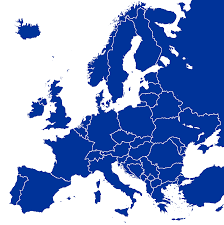
#> input picture Pro - P02_Solucionari/img/map.png, 224 x 225 px
$ jupyter execute --allow-errors P02_Graph_solucionari.ipynb   (shell and % lines are left out)
#> lines starting #> are read from the running program, lines starting #| are printed output that depends on the picture; after the words box and inside, x2 and y2 are one past the last pixel; in counts of white or black regions, pixels touching at a corner belong together
<div style="padding:30px; color: white; background-color: #0071CD">
<center>
</img>
<center>
<h1>Algorísmica Avançada</h1>
<h2>Problemes 2 - Algorismes sobre grafs</h2>
</center>
</div>

[cell 1]
from IPython.display import display, HTML
display(HTML("<style>.container { width:100% !important; }</style>"))

[cell 2]
import matplotlib.pylab as plt
import numpy as np
import random

## Recordatori: DFS

[cell 3]
def dfs(G, visited, current_node):
    # Versió recursiva del DFS.

    # Si el node actual no està visitat, l'afegim
#> called with current_node = 0
    if current_node not in visited:
        print(current_node, end=' ')
        visited.add(current_node)

        # Per a cada veí del node actual, cridem de nou a la funció DFS per seguir visitant
        for nei in G.neighbors(current_node):
            dfs(G, visited, nei)

[cell 4]
import networkx as nx
G = nx.random_geometric_graph(10, 3)

print('DFS: ',end='')
dfs(G, set(), 0)

nx.draw(G, with_labels=True)
#> (this line was passed over: IPython is not available in this run)

## Component connexa

Sigui $G$ un graf, una __component connexa__ és un subgraf $S\subset G$ tal que, per a dos nodes qualsevols de $S$, existeix un camí dins de $S$ que els connecta i per a qualsevol parella de nodes de $G$ on $n_1\in S$, $n_2\notin S$, no existeix un camí entre $n_1$ i $n_2$.

Observeu l'exemple següent. Aquest graf té tres compoenents connexes:

<div class="alert alert-success">
<h1>Problema 1</h1>
<p>
    Donat un graf, escriu un algorisme que retorni el nombre de components connexes que conté i una llista de llistes amb tots els nodes de cada component connexa.
</p>

</div>

[cell 5]
# Implementació del DFS. Funció auxiliar per a resoldre el problema de les components connexes.
# En aquest cas, passarem una llista extra 'visited_nodes_cc' que conté els nodes visitats dins de la component actual
# En canvi, 'visited' contindrà tots els nodes visitats fins el moment (és a dir, de totes les components connexes)
def dfs_aux(G, visited, current_node, visited_nodes_cc):
    # Versió recursiva del DFS.

    # Si el node actual no està visitat, l'afegim
    if current_node not in visited:
        visited.add(current_node)
        visited_nodes_cc.append(current_node)

        # Per a cada veí del node actual, cridem de nou a la funció DFS per seguir visitant
        for nei in G.neighbors(current_node):
            dfs_aux(G, visited, nei, visited_nodes_cc)


def connected_components(G):
    # Per practicar amb llistes i conjunts, podem definir 'visited' com a conjunt (set()) i
    # la llista de components connexes com a llista ([]).
    visited = set() # Conté tots els nodes visitats fins al moment
    components = [] # Contindrà les components connexes (llista de llistes)
    for n in G.nodes():
        if n not in visited:
            visited_nodes_cc = [] # Inicialitzem la component connexa i visitem tots els seus nodes
            dfs_aux(G, visited, n, visited_nodes_cc)
            components.append(visited_nodes_cc)

    return len(components), components

[cell 6]
G = nx.Graph([(1,2),(2,3),(3,4),(4,1),(5,6),(6,7),(7,8),(9,10),(10,11),(11,12),(11,13),(13,14),(14,10)])
nx.draw(G, pos=nx.kamada_kawai_layout(G), with_labels=True)
#> (this line was passed over: IPython is not available in this run)

print(connected_components(G))

## Grafs bipartits

Diem que un graf és __bipartit__ si podem separar els seus nodes en dos grups de manera que els nodes del primer grup només tinguin arestes cap a nodes del segon grup (i viceversa). És a dir, que no existeixin arestes que connectin nodes d'un mateix grup:

Networkx ens permet generar grafs bipartits aleatoris utilitzant la funció `random_graph()` del mòdul _bipartite_. Aquesta funció rep tres paràmetres $n, m, p$ on:
- $n$ és el nombre de nodes del primer grup.
- $m$ és el nombre de nodes del segon grup.
- $p$ és la probabilitat de creació d'arestes (0 per no crear-ne cap i 1 per crear-les totes).

La visualització següent mostra el mateix graf usant dos _layouts_ diferents. La primera figura mostra el layout per defecte on no és fàcil veure si el graf és bipartit o no. En el segon, podem veure clarament els dos grups i com les arestes no connecten nodes d'un mateix grup.

[cell 7]
# Generem un graf bipartit connectat (tots els nodes tenen com a mínim una aresta associada)
G = nx.algorithms.bipartite.random_graph(5,7,0.6)
while not nx.is_connected(G):
    G = nx.algorithms.bipartite.random_graph(5,7,0.6)

top = nx.bipartite.sets(G)[0]
posbi = nx.bipartite_layout(G, top)

# Mostrem el mateix graf de dues formes diferents
#> (the rest of this cell did not finish here and is left out)

<div class="alert alert-success">
<h1>Problema 2</h1>
<p>
    Implementeu un algorisme per a determinar si un graf és bipartit. Assumirem que el graf està connectat (entre dos nodes qualsevols sempre existeix un camí) i és NO dirigit.
    <ul>
        <li>Podeu utilitzar el diccionari intern de cada node per a guardar-hi informació: <br>$G.nodes[idx][clau]$ on $idx$ és l'index del node i $clau$ és qualsevol paraula que identifica l'atribut del node.
        <li>Podeu usar la funcio 'neighbors' per a retornar els veïns d'un node
        <li>Per a que sigui més senzill, definiu una funció auxiliar que es basi en el DFS per a fer la cerca.
    </ul>
</p>

<p>

</p>

</div>

[cell 8]
# Generem un graf bipartit
# En aquest problema, ens assegurem que el graf generat no tingui nodes aïllats
G_bi = nx.algorithms.bipartite.random_graph(5,7,0.6)
while not nx.is_connected(G):
    G_bi = nx.algorithms.bipartite.random_graph(5,7,0.6)

# Al crear un graf bipartit, es crea un atribut anomenat 'bipartite' que pren valors 0 i 1. Els eliminem ja que no els usarem en la nostra solució
for n in G_bi.nodes():
    del G_bi.nodes[n]['bipartite']

[cell 9]
# Generem un graf NO bipartit
G_geo = nx.random_geometric_graph(10, 3)

<div class="alert alert-warning">
Un graf és bipartit si, com hem vist a la introducció, el podem pintar de dos colors. És a dir, si estem utilitzant BLAU i VERMELL, sempre que pintem un node de color BLAU, hem de comprovar que tots els seus veïns són VERMELLS, i viceversa.
</div>

[cell 10]
# VERSIÓ 1 (No òptima)
# Pas 1: Pintem tots els nodes del graf mentre aquests no estiguin visitats
# Pas 2: Comprovem que se satisfà la condició de bipartit, és a dir, que tots els veïns d'un node estan pintat d'un color diferent.

# Per fer-ho usarem, en comptes de colors, un atribut del node al que hem anomenat 'grup' i que pot prendre valor -1 i 1.

# Funció DFS auxiliar, molt similar a la del primer exercici. Passem com a paràmetre el grup que toca assignar al node
def dfs_paint(G, n, grup):

    # Si no ten un grup assignat, li assignem
    if 'grup' not in G.nodes[n]:
        G.nodes[n]['grup']=grup

        # Visitem tots els veïns d'un node, assignant el grup contrari: grup*(-1) per anar alternant -1 i 1
        for nei in G.neighbors(n):
            dfs_paint(G, nei, grup*-1)

def es_bipartit(G):
    # Agafem un node qualsevol, en aquest cas estem triant el primer de la llista
    n = list(G_bi.nodes())[0]

    # Apliquem DFS per assignar els grups, començant per assignar-li el grup 1 al primer node
    dfs_paint(G,n,1)

    # Comprovem si l'assignació satisfà la definició de bipartit.
    # Tots els veïns d'un node han de tenir un grup assignat diferent a el seu.
    for v in G.nodes():
        for nei in G.neighbors(v):
            if G.nodes[v]['grup']==G.nodes[nei]['grup']:
                # Retornem False si dos veïns no satisfan la condició.
                return False

    # Retornem True si tots els veïns satisfan la condició.
    return True

[cell 11]
# VERSIÓ 2
# Funció DFS auxiliar, molt similar a la del primer exercici. Passem com a paràmetre el grup que toca assignar al node.
# Farem el mateix que en la solució anterior amb una millora. Parem l'execució si trobem una contradicció.

def dfs_paint_v2(G, n, grup):

    # Comprovem si ja hem visitat el node actual n, igual que abans
    # Li assignem un grup en cas que no ho haguem fet encara
    if 'grup' not in G.nodes[n]:
        G.nodes[n]['grup']=grup

        # Per cada veí del node, si ja està pintat, comprovem si son o no del mateix color.
        # Si ho son, ja hem acabat i l'algorisme ha de retornar False
        for nei in G.neighbors(n):
            if 'grup' in G.nodes[nei]: # Comprovem si el veí està visitat
                if G.nodes[nei]['grup']==G.nodes[n]['grup']: # Comprovem si són del mateix color
                    return False

            # Si el veí no està visitat, l'explorem.
            # Observeu que al cridar aquesta funció estem comprovant si retornarà False.
            # En cas que sigui així, hem d'acabar l'execució
            elif not dfs_paint_v2(G, nei, grup*-1): # És a dir
                return False

    return True

def es_bipartit_v2(G):
    # Agafem un node qualsevol, en aquest cas estem triant el primer de la llista
    n = list(G.nodes())[-1]

    # Apliquem DFS per assignar els grups, començant per assignar-li el grup 1 al primer node
    return dfs_paint_v2(G,n,1)

[cell 12]
print(es_bipartit(G_bi.copy()))
print(es_bipartit(G_geo.copy()))

[cell 13]
print(es_bipartit_v2(G_bi.copy()))
print(es_bipartit_v2(G_geo.copy()))

<div class="alert alert-warning">
Observeu el temps d'execució de les dues versions de l'algorisme del segon exercici. Podeu veure com una implementació és més ràpida que l'altre.
</div>

[cell 14]
es_bipartit(G_bi.copy())
es_bipartit(G_geo.copy())

[cell 15]
es_bipartit_v2(G_bi.copy())
es_bipartit_v2(G_geo.copy())

<div class="alert alert-success">
<h1>Problema 3</h1>
<p>
    Donada una matriu binària (que només conté zeros i uns) i una casella inicial que conté un 1, implementeu una funció que retorni quants uns són visitables suposant que només ens podem moure cap amunt, cap avall o cap als dos costats.
    Només podem visitar les caselles que contenen uns.
</p>

<p>

</p>

</div>

[cell 16]
# Els nodes en aquest cas volem que siguin els indexos (x, y) de la matriu
def dfs_visit(M, visited, current_node):
    # Versió recursiva del DFS.

    # Si el node actual no està visitat, l'afegim
    if current_node not in visited:
        visited.add(current_node)

        # Per a cada veí del node actual, cridem de nou a la funció DFS per seguir visitant
        x, y = current_node
        # Cada veí d'un node es:
        #           x-1, y
        #   x, y-1    x, y  x, y+1
        #           x+1, y
        for i, j in [(x+1, y), (x-1, y), (x, y+1), (x, y-1)]:
            # Tenim que comprovar que l'index estigui dins de la matriu (entre 0 i len(M))
            # i també comprovem que el node es igual a 1
            if (0<=i<len(M)) and (0<=j<len(M[0])) and (M[i][j]==1):
                dfs_visit(M, visited, (i,j))

def visitable_cells(M, init):
    x, y = init
    assert M[x][y] == 1

    visited = set()

    dfs_visit(M, visited, init)

    return len(visited), visited

[cell 17]
M = [[0, 1, 1, 1, 0, 1, 0, 0, 0, 0],
    [1, 1, 0, 1, 1, 1, 1, 1, 0, 0],
    [0, 1, 1, 1, 1, 1, 1, 1, 1, 0],
    [1, 0, 0, 1, 0, 1, 0, 0, 1, 1],
    [0, 0, 0, 0, 1, 0, 0, 1, 0, 0],
    [1, 0, 1, 0, 0, 1, 1, 0, 1, 1],
    [1, 1, 0, 1, 1, 1, 1, 0, 0, 1],
    [0, 1, 1, 0, 0, 0, 0, 0, 0, 1],
    [0, 1, 0, 1, 1, 1, 1, 1, 0, 0],
    [0, 0, 1, 0, 1, 1, 0, 1, 1, 1]]
init = (1, 1)

for m in M:
    print(m)

num_visit, visit  = visitable_cells(M, init)
print(f"Des de la cel·la {init} es poden visitar {num_visit} cel·les:")
for v1, v2 in visit:
    M[v1][v2] = 8

for m in M:
    print(m)

# Flood Fill

L'algorisme __Flood Fill__ (algorisme d'emplenat) és usat per múltiples editors d'imatges com ara __Paint__, __Gimp__ o __Photoshop__ en l'eina __Pot de Pintura (Paint bucket)__ o __Bareta màgica (Magic Wand)__. Aquesta eina, ens permet seleccionar un punt de la imatge (node inicial) del qual se n'agafa el color. A continuació, s'expandeix a tots els nodes veïns del mateix color fins a seleccionar la màxima àrea possible.

Considerant una imatge com un graf on els nodes veïns de cada pixel són els que toquen amb ell, podem aplicar l'algorisme DFS per a implementar el Flood Fill.

<div class="alert alert-success">
<h1>Problema 4</h1>
<p>
    Implementeu l'algorimse <b>Flood Fill</b>. Podeu usar altres imatges per a provar el vostre algorisme. Tingueu en compte que les imatges no poden ser gaire grans ja que se superarien el nombre de recursions que Jupyter permet.
</p>

<p>
Els següents passos us poden servir de guia:
    <ol>
    <li> És un algorimse recursiu ja que cada hem d'anar expandint nodes (píxels) mentre que el color sigui el mateix. Comença definint la condició de parada.
    <li> Per a cada píxel, qui són els seus veïns? Tots els píxels tenen el mateix nombre de veïns?
    </ol>
</p>
<br>
<b>EXTRA</b>: Modifiqueu l'algorísme afegint un nou paràmetre de tolerància entre colors. Podeu fer servir la funció següent per a calcular la distància entre dos colors:
</div>

[cell 18]
# ================
# EXTRA
import numpy as np
def color_distance(color1, color2):
    # Defineix la distància euclidiana entre dos vectors: 'color1', 'color2'
    return np.linalg.norm(color1-color2)
# ================

[cell 19]
import sys
# Aquesta instrucció ens permet augmentar el límit de recursions permeses
sys.setrecursionlimit(int(1e9))

[cell 20]
from PIL import Image

# Obrim una imatge
image = Image.open('img/map.png').convert('RGB')
#> image is the input picture: PIL image 224x225 RGB; mean R, G, B 133.4, 155.5, 205.1
width, height = image.size
#> width = 224; height = 225

# Podeu aplicar un factor de reescalat si la imatge és gran
resize_val = 0.5
image = image.resize((int(width*resize_val),int(height*resize_val)))
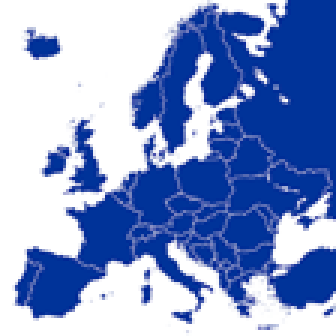
#> image: PIL image 112x112 RGB (shown 3 times larger); mean R, G, B 133.6, 155.2, 205

[cell 21]
data = np.array(image)
plt.imshow(data)
#> (this line was passed over: IPython is not available in this run)
plt.show()

[cell 22]
def flood_fill(matrix, start_x, start_y, new_color):

    # Dimensions de la imatge
    width = len(matrix)
    height = len(matrix[0])

    # Els nodes són x i y, i no necessitem una llista de visited donat que
    # si el color no es del color que volem canviar, ho ignorem
    def fill(x,y,start_color,color_to_update):

        # En el cas que el píxel que estem visitant sigui del color que volem canviar, doncs el canviem
        if (matrix[x][y] == start_color).all():
            matrix[x][y] = color_to_update

            # Quins són els veïns d'un píxel? Podem considerar que en te 4 o que en te 8

            # 4 veïns
            neighbors = [(x-1,y),(x+1,y),(x,y-1),(x,y+1)]

            # 8 veïns
            # neighbors = [(x-1,y),(x+1,y),(x-1,y-1),(x+1,y+1),(x-1,y+1),(x+1,y-1),(x,y-1),(x,y+1)]

            # Per a cada veï del node actual, apliquem l'algorisme recursivament.
            for n in neighbors:

                # Cal tenir en compte estar dins les dimensions de la imatge
                if 0 <= n[0] <= width-1 and 0 <= n[1] <= height-1:
                    fill(n[0],n[1],start_color,color_to_update)

    start_color = matrix[start_x][start_y].copy()
    fill(start_x,start_y,start_color,new_color)


newdata = data.copy()             # Fem una còpia per no modificar la 'data' actual
newcolor = [255,255,0]            # Color (RGB) que usarem per pintar. Són tres valors de 0 a 255. (RGB = Red, Green, Blue)
startpoint = (0, len(newdata)-1)  # Cantonada superior dreta
#> startpoint = (0, 111)

flood_fill(newdata, startpoint[0], startpoint[1], newcolor)
#> in flood_fill, `width = len(matrix)`: width = 112
#> in flood_fill, `start_color = matrix[start_x][start_y].copy()`: start_color = [0, 51, 153]
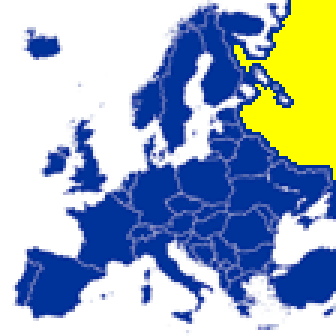
#> newdata: shape (112, 112, 3) (shown 3 times larger); 9.74% of pixels changed, all inside (x1, y1, x2, y2) = (78, 0, 112, 60)

plt.imshow(newdata)
#> (this line was passed over: IPython is not available in this run)
plt.show()

[cell 23]
# SOLUCIÓ EXTRA
def flood_fill(matrix, start_x, start_y, new_color, tol=300):

    # Dimensions de la imatge
    width = len(matrix)
    height = len(matrix[0])

    # Els nodes són x i y, i no necessitem una llista de visited donat que
    # si el color no es del color que volem canviar, ho ignorem
    def fill(x,y,start_color,color_to_update):

        # En el cas que el píxel que estem visitant sigui del color que volem canviar, doncs el canviem
        if color_distance(matrix[x][y], start_color)<tol:
            matrix[x][y] = color_to_update

            # Quins són els veïns d'un píxel? Podem considerar que en te 4 o que en te 8

            # 4 veïns
            neighbors = [(x-1,y),(x+1,y),(x,y-1),(x,y+1)]

            # 8 veïns
            # neighbors = [(x-1,y),(x+1,y),(x-1,y-1),(x+1,y+1),(x-1,y+1),(x+1,y-1),(x,y-1),(x,y+1)]

            # Per a cada veï del node actual, apliquem l'algorisme recursivament.
            for n in neighbors:

                # Cal tenir en compte estar dins les dimensions de la imatge
                if 0 <= n[0] <= width-1 and 0 <= n[1] <= height-1:
                    fill(n[0],n[1],start_color,color_to_update)

    start_color = matrix[start_x][start_y].copy()
    fill(start_x,start_y,start_color,new_color)


newdata = data.copy()             # Fem una còpia per no modificar la 'data' actual
newcolor = [255,255,0]            # Color (RGB) que usarem per pintar. Són tres valors de 0 a 255. (RGB = Red, Green, Blue)
startpoint = (0, len(newdata)-1)  # Cantonada superior dreta

flood_fill(newdata, startpoint[0], startpoint[1], newcolor)
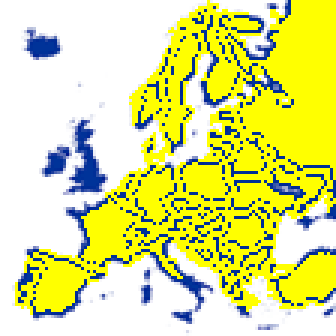
#> newdata: shape (112, 112, 3) (shown 3 times larger); mean R, G, B 222.4, 227.8, 141.3

plt.imshow(newdata)
#> (this line was passed over: IPython is not available in this run)
plt.show()
